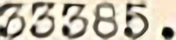
#> input picture regions/service_no.png, 176 x 40 px
$ python -i myimgfuncs.py   (imports and definitions only)
#> lines starting #> are read from the running program, lines starting #| are printed output that depends on the picture
import cv2
from imgtypes import Img, Rect
from upscaler.edsr_model import SuperRes

MIN_CONTOUR_SIZE = 0  # was 3

# [1 line that did not run here, left out]


def snip_image(img: Img, r: Rect):
    return img[r.y1:r.y2, r.x1:r.x2]


# [20 lines left out: functions snip_image, load_snip, get_binary_image, not called in this run]


def denoise(img: Img) -> Img:
    # using recommended values from https://docs.opencv.org/3.4/d5/d69/tutorial_py_non_local_means.html
    return cv2.fastNlMeansDenoising(img, 10, 10, 7, 21)


def dilate(img: Img) -> Img:
    return cv2.dilate(img, None)


def resize(img:Img, scale_factor=2):
    size = (img.shape[1] * scale_factor, img.shape[0] * scale_factor)
    return cv2.resize(img, size, interpolation=cv2.INTER_CUBIC)


def clean(img:Img) -> Img:
    size = (img.shape[1] * 4, img.shape[0] * 4)
    img = cv2.resize(img, size, interpolation=cv2.INTER_CUBIC)
    img = denoise(img)
    img = dilate(img)
    return img


# original source: https://stackoverflow.com/questions/21104664/extract-all-bounding-boxes-using-opencv-python
# [41 lines left out: functions find_contours, find_bounding_box, not called in this run]


def upscale(img: Img) -> Img:
    return upscaler.upscale(img)


def show_img(img: Img, title="image") -> None:
    cv2.imshow(str(title), img)
    cv2.waitKey()

>>> import cv2
>>> picture = cv2.imread('../regions/service_no.png')
#> picture is the input picture: shape (40, 176, 3); mean B, G, R 172.8, 189.2, 196.3
>>> result = clean(picture)
#> in clean, `img = cv2.resize(img, size, interpolation=cv2.INTER_CUBIC)`:
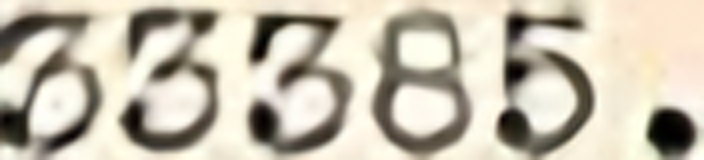
#> img: shape (160, 704, 3); mean of channels 0, 1, 2 172.8, 189.2, 196.3; drawn as B, G, R
#> in dilate, `return cv2.dilate(img, None)`:
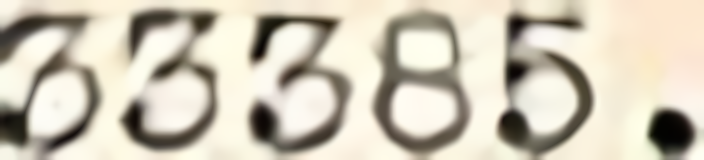
#> returned value: shape (160, 704, 3); mean of channels 0, 1, 2 180.7, 197.2, 204.2; drawn as B, G, R

$ run again, on regions/unit.png
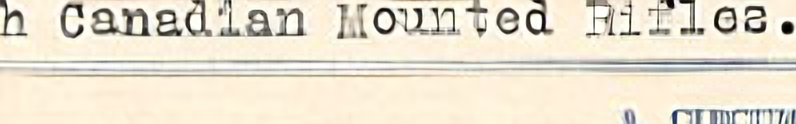
#> input picture regions/unit.png, 796 x 124 px
#> picture is the input picture: shape (124, 796, 3); mean B, G, R 207.2, 224.3, 232.3
#> in clean, `img = cv2.resize(img, size, interpolation=cv2.INTER_CUBIC)`:
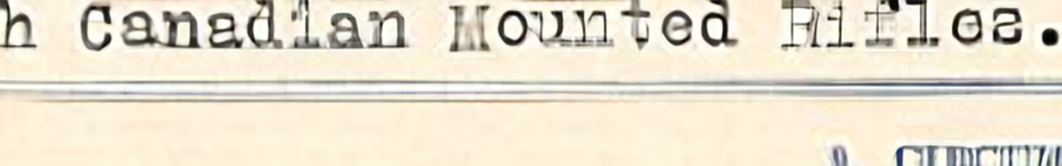
#> img: shape (496, 3184, 3) (shown at 1/3 size); mean of channels 0, 1, 2 207.2, 224.3, 232.2; drawn as B, G, R
#> in dilate, `return cv2.dilate(img, None)`:
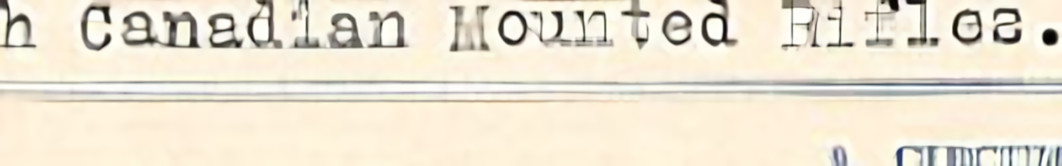
#> returned value: shape (496, 3184, 3) (shown at 1/3 size); mean of channels 0, 1, 2 210.5, 227.7, 235.6; drawn as B, G, R
